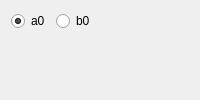
                   <widget class="QWidget" name="tab_6">
                    <attribute name="title">
                     <string>Graph </string>
                    </attribute>
                    <layout class="QVBoxLayout" name="verticalLayout_16">
                     <item>
                      <layout class="QHBoxLayout" name="horizontalLayout_8">
                       <item>
                        <widget class="QRadioButton" name="kropff_a0_radioButton">
                         <property name="text">
                          <string>a0</string>
                         </property>
                         <property name="checked">
                          <bool>true</bool>
                         </property>
                        </widget>
                       </item>
                       <item>
                        <widget class="QRadioButton" name="kropff_b0_radioButton">
                         <property name="text">
                          <string>b0</string>
                         </property>
                        </widget>
                       </item>
                       <item>
                        <spacer name="horizontalSpacer_13">
                         <property name="orientation">
                          <enum>Qt::Horizontal</enum>
                         </property>
                         <property name="sizeHint" stdset="0">
                          <size>
                           <width>40</width>
                           <height>20</height>
                          </size>
                         </property>
                        </spacer>
                       </item>
                      </layout>
                     </item>
                     <item>
                      <widget class="QWidget" name="high_widget" native="true">
                       <property name="sizePolicy">
                        <sizepolicy hsizetype="Preferred" vsizetype="Expanding">
                         <horstretch>0</horstretch>
                         <verstretch>0</verstretch>
                        </sizepolicy>
                       </property>
                      </widget>
                     </item>
                    </layout>
                   </widget>
